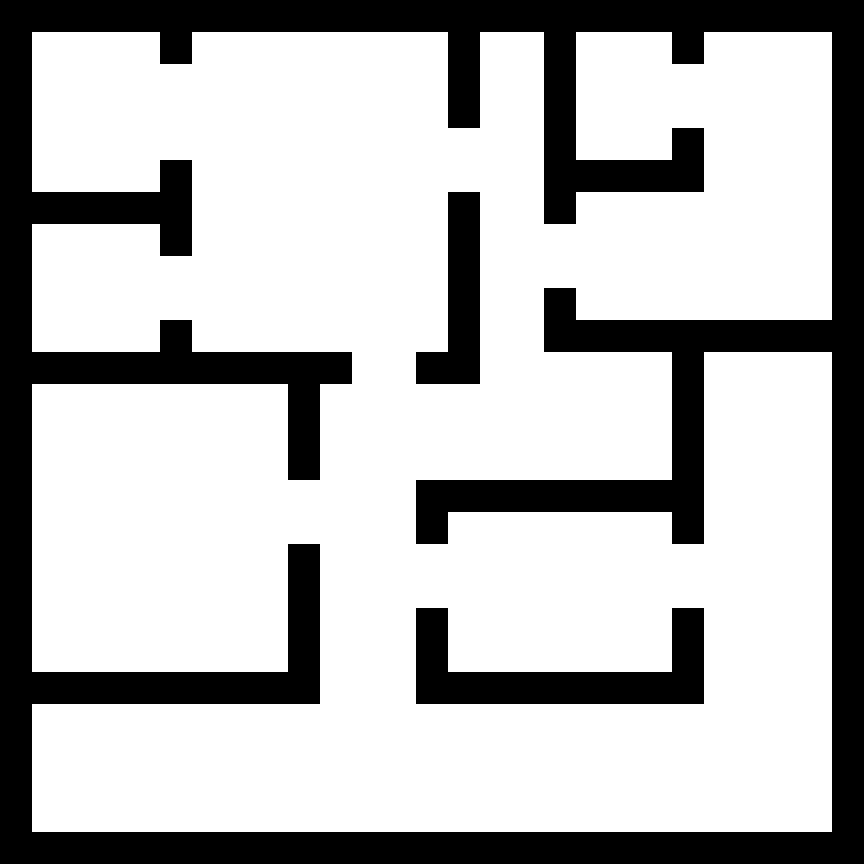

The image is a tile-based game level rendered from a .tmx file. Its description and source (layers, tilesets, objects; grid data summarised) follow:
An orthogonal 27x27 tile map with 32x32 px tiles, 2 tile layers (Capa de patrones 2, Capa de patrones 3).

<map version="1.0" orientation="orthogonal" renderorder="right-down" width="27" height="27" tilewidth="32" tileheight="32">
 <tileset firstgid="1" name="piso" tilewidth="32" tileheight="32">
  <image source="black_white.png" width="320" height="200" />
 </tileset>
 <layer name="Capa de patrones 2" width="27" height="27">
  <data>[729 cells, 729 non-empty, 2 distinct tile ids]</data>
 </layer>
 <layer name="Capa de patrones 3" width="27" height="27">
  <data>[729 cells, 199 non-empty, 1 distinct tile ids]</data>
 </layer>
</map>
